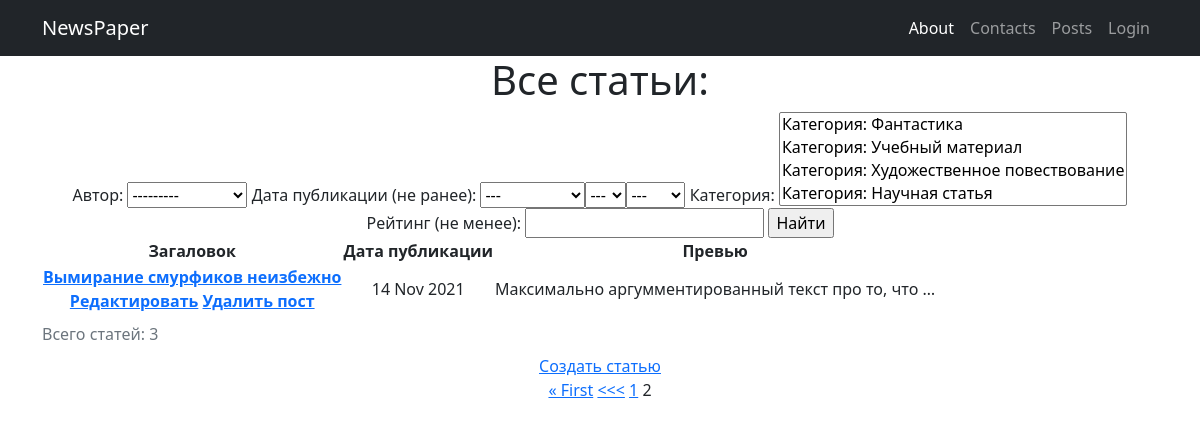
The app's page /posts/?page=2, older data.
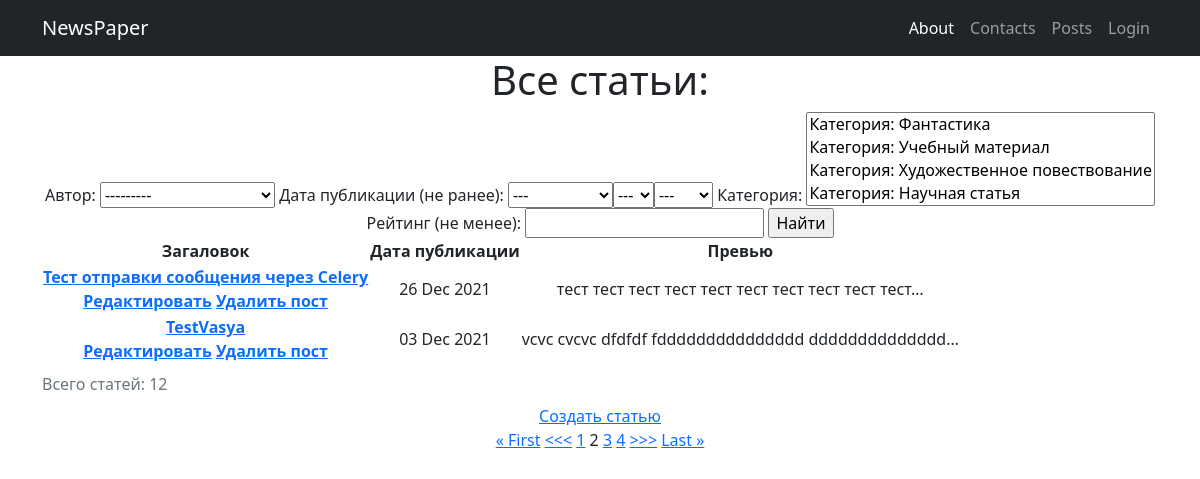
The same page, newer data.
### news/models.py (models this page shows, shortened)
class Post(models.Model):
    author = models.ForeignKey(Author, on_delete=models.CASCADE, related_name='posts')
    post_or_news = models.CharField(max_length=4, choices=CHOICES_POST_NEWS, default='POST')
    date_time_in = models.DateTimeField(auto_now_add=True, )
    category = models.ManyToManyField(Category, through='PostCategory')
    title = models.CharField(max_length=255)
    text = models.TextField()
    rating_post = models.IntegerField(default=0)
    class Meta:
        verbose_name = 'Статья'
        verbose_name_plural = 'Статьи'

### news/views.py (the view)
# urls.py: path('', Posts.as_view()),
class Posts(ListView):
    model = Post
    template_name = 'posts_search.html'
    context_object_name = 'posts'
    queryset = Post.objects.order_by('-date_time_in')
    paginate_by = 2
    def get_filter(self):
        return PostFilter(self.request.GET, queryset=super().get_queryset())
    def get_queryset(self):
        qs = self.get_filter().qs
        return qs
    def get_context_data(self, *, object_list=None, **kwargs):
        context = super().get_context_data(**kwargs)
        filter = self.get_filter()
        context['filter'] = filter
        return context

### news/models.py (called while the page is built)
    def __str__(self):
        return f'Автор: {self.user.username}'

    def __str__(self):
        return f'Категория: {self.name}'

### news/templatetags/custom_filters.py (called while the page is built)
@register.filter(name='censor')
def censor(value):
    if not isinstance(value, str):
        raise ValueError(f'Тип данных{type(value)} нельзя проверить на цензуру')
    list_censor = [
        'хуй', 'хуев', 'хуёв', 'блят', 'бляд', 'пизд', 'ебаны', 'ебаная', 'ёбань',
    ]
    for word in list_censor:
        check = (value.lower()).find(word)
        while check != -1:
            len_ = len(word)
            value = value[:check]+'*'*len_ + value[check+len_:]
            check = (value.lower()).find(word)
    return value

@register.filter(name='is_filters_uses')
def is_filters_uses(value):
    filters_arg = value.find('&')
    if filters_arg != -1:
        is_first_list_now = value.find('?')
        if value[(is_first_list_now + 1): (is_first_list_now + 5)] == 'page':
            return value[filters_arg:]
        else:
            return ('&' + value[is_first_list_now + 1:])
    else:
        return ''

### templates/posts_search.html (shortened to what this page needs)
{% extends 'base.html' %}
{% load custom_filters %}
{% block content %}
    <h1>Все статьи:</h1>
    <form method="GET">
        {{ filter.form }}
        <input type="submit" value="Найти">
    </form>
    <table>
        <caption>
            Всего статей: {{ filter.qs|length }}
        </caption>
        <thead>
        <tr>
            <th scope="col">Загаловок</th>
            <th scope="col">Дата публикации</th>
            <th scope="col">Превью</th>
        </tr>
        </thead>
        <tbody>
                {% for post in posts %}
                    <tr>
                        <th scope="row">
                            <a href="{% url 'post_detail' post.id %}">{{ post.title|censor }}</a>
                            <br>
                            <a href="{% url 'post_update' post.id %}">Редактировать</a>
                            <a href="{% url 'post_delete' post.id %}">Удалить пост</a>
                        </th>
                        <td>{{ post.date_time_in|date:"d M Y" }}</td>
                        <td>{{ post.text|truncatechars:50|censor }}</td>
                    </tr>
                {% endfor %}
        </tbody>
    </table>
<a href="{% url 'post_create' %}">Создать статью</a>
<br>
{% if is_paginated %}
        {% if page_obj.has_previous %}
            <a href="?page=1{{ request.get_full_path|is_filters_uses }}">&laquo; First</a>
            <a href="?page={{ page_obj.previous_page_number }}{{ request.get_full_path|is_filters_uses }}"><<<</a>
        {% endif %}
        {% for num in page_obj.paginator.page_range %}
            {% if page_obj.number == num %}
                <a>{{ num }}</a>
            {% elif num > page_obj.number|add:'-3' and num < page_obj.number|add:'3' %}
                <a href="?page={{ num }}{{ request.get_full_path|is_filters_uses }}">{{ num }}</a>
            {% endif %}
        {% endfor %}
        {% if page_obj.has_next %}
            <a href="?page={{ page_obj.next_page_number }}{{ request.get_full_path|is_filters_uses }}">>>></a>
            <a href="?page={{ page_obj.paginator.num_pages }}{{ request.get_full_path|is_filters_uses }}">Last &raquo;</a>
        {% endif %}
    {% endif %}
{% endblock content %}

### templates/base.html (shortened to what this page needs)
<!DOCTYPE html>
<html lang="en">
{% load static %}
    <head>
        <link href="{% static 'css/styles.css' %}" rel="stylesheet" type='text/css'/>
    </head>
    <body>
        {% block body %}
        <nav class="navbar navbar-expand-lg navbar-dark bg-dark">
            <div class="container">
                <a class="navbar-brand" href="/">NewsPaper</a>
                <div class="collapse navbar-collapse" id="navbarSupportedContent">
                    <ul class="navbar-nav ms-auto mb-2 mb-lg-0">
                        <li class="nav-item"><a class="nav-link active" aria-current="page" href="/about/">About</a></li>
                        <li class="nav-item"><a class="nav-link" href="/contacts/">Contacts</a></li>
                        <li class="nav-item"><a class="nav-link" href="/posts/">Posts</a></li>
                        {% if request.user.is_authenticated %}
                            <li class="nav-item"><a class="nav-link" href="/account/account/">Personal Area</a></li>
                            <li class="nav-item"><a class="nav-link" href="/accounts/logout/">Logout</a></li>
                        {% else %}
                            <li class="nav-item"><a class="nav-link" href="/accounts/login/">Login</a></li>
                        {% endif %}
                    </ul>
                </div>
            </div>
        </nav>
        <div class="container">
           <div class="row">
               <div class="col-lg-12 text-center">
                   {% block content %}{% endblock content %}
               </div>
           </div>
        </div>
    {% endblock body %}
    </body>
</html>

Row changes from the older to the newer data that the page shows:
removed Post: title|censor "Вымирание смурфиков неизбежно", date_time_in "14 Nov 2021", text|censor "Максимально аргумментированный текст про то, что …"
added Post: title|censor "Тест отправки сообщения через Celery", date_time_in "26 Dec 2021", text|censor "тест тест тест тест тест тест тест тест тест тест…"
added Post: title|censor "TestVasya", date_time_in "03 Dec 2021", text|censor "vcvc cvcvc dfdfdf fddddddddddddddd dddddddddddddd…"
Text that changed along with them:
{{ filter.qs|length }}: "3" → "12"
new list line: "3"
new list line: "4"
text now shown: ">>> Last »"
